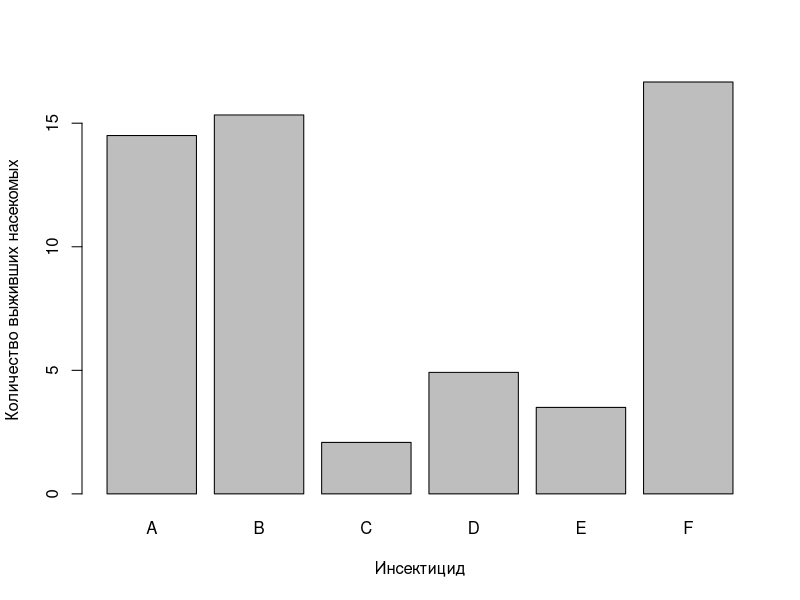

Generate this figure with R:
# install.packages("httpgd")

# data(InsectSprays)
attach(InsectSprays)

means_count <- tapply(count, spray, mean)

barplot(height = means_count,
        xlab = "Инсектицид",
        ylab = "Количество выживших насекомых")